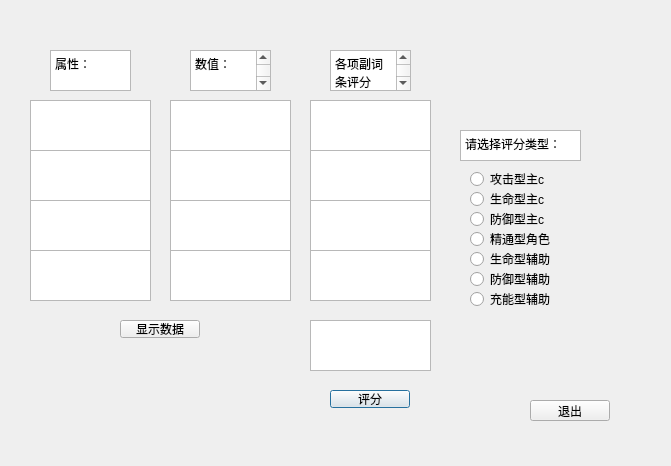
<?xml version="1.0" encoding="UTF-8"?>
<ui version="4.0">
 <class>score</class>
 <widget class="QDialog" name="score">
  <property name="geometry">
   <rect>
    <x>0</x>
    <y>0</y>
    <width>671</width>
    <height>466</height>
   </rect>
  </property>
  <property name="windowTitle">
   <string>Dialog</string>
  </property>
  <widget class="QTextEdit" name="textEdit_8">
   <property name="geometry">
    <rect>
     <x>50</x>
     <y>50</y>
     <width>81</width>
     <height>41</height>
    </rect>
   </property>
   <property name="html">
    <string>&lt;!DOCTYPE HTML PUBLIC &quot;-//W3C//DTD HTML 4.0//EN&quot; &quot;http://www.w3.org/TR/REC-html40/strict.dtd&quot;&gt;
&lt;html&gt;&lt;head&gt;&lt;meta name=&quot;qrichtext&quot; content=&quot;1&quot; /&gt;&lt;meta charset=&quot;utf-8&quot; /&gt;&lt;style type=&quot;text/css&quot;&gt;
p, li { white-space: pre-wrap; }
hr { height: 1px; border-width: 0; }
li.unchecked::marker { content: &quot;\2610&quot;; }
li.checked::marker { content: &quot;\2612&quot;; }
&lt;/style&gt;&lt;/head&gt;&lt;body style=&quot; font-family:'Microsoft YaHei UI'; font-size:9pt; font-weight:400; font-style:normal;&quot;&gt;
&lt;p style=&quot; margin-top:0px; margin-bottom:0px; margin-left:0px; margin-right:0px; -qt-block-indent:0; text-indent:0px;&quot;&gt;属性：&lt;/p&gt;&lt;/body&gt;&lt;/html&gt;</string>
   </property>
  </widget>
  <widget class="QTextBrowser" name="fenw1">
   <property name="geometry">
    <rect>
     <x>30</x>
     <y>100</y>
     <width>121</width>
     <height>51</height>
    </rect>
   </property>
  </widget>
  <widget class="QTextBrowser" name="fenw3">
   <property name="geometry">
    <rect>
     <x>30</x>
     <y>200</y>
     <width>121</width>
     <height>51</height>
    </rect>
   </property>
  </widget>
  <widget class="QRadioButton" name="fangyu_c">
   <property name="geometry">
    <rect>
     <x>470</x>
     <y>210</y>
     <width>81</width>
     <height>18</height>
    </rect>
   </property>
   <property name="text">
    <string>防御型主c</string>
   </property>
  </widget>
  <widget class="QTextBrowser" name="fen3">
   <property name="geometry">
    <rect>
     <x>310</x>
     <y>200</y>
     <width>121</width>
     <height>51</height>
    </rect>
   </property>
  </widget>
  <widget class="QTextEdit" name="textEdit_10">
   <property name="geometry">
    <rect>
     <x>330</x>
     <y>50</y>
     <width>81</width>
     <height>41</height>
    </rect>
   </property>
   <property name="html">
    <string>&lt;!DOCTYPE HTML PUBLIC &quot;-//W3C//DTD HTML 4.0//EN&quot; &quot;http://www.w3.org/TR/REC-html40/strict.dtd&quot;&gt;
&lt;html&gt;&lt;head&gt;&lt;meta name=&quot;qrichtext&quot; content=&quot;1&quot; /&gt;&lt;meta charset=&quot;utf-8&quot; /&gt;&lt;style type=&quot;text/css&quot;&gt;
p, li { white-space: pre-wrap; }
hr { height: 1px; border-width: 0; }
li.unchecked::marker { content: &quot;\2610&quot;; }
li.checked::marker { content: &quot;\2612&quot;; }
&lt;/style&gt;&lt;/head&gt;&lt;body style=&quot; font-family:'Microsoft YaHei UI'; font-size:9pt; font-weight:400; font-style:normal;&quot;&gt;
&lt;p style=&quot; margin-top:0px; margin-bottom:0px; margin-left:0px; margin-right:0px; -qt-block-indent:0; text-indent:0px;&quot;&gt;各项副词条评分&lt;/p&gt;&lt;/body&gt;&lt;/html&gt;</string>
   </property>
  </widget>
  <widget class="QRadioButton" name="gongji_c">
   <property name="geometry">
    <rect>
     <x>470</x>
     <y>170</y>
     <width>81</width>
     <height>18</height>
    </rect>
   </property>
   <property name="text">
    <string>攻击型主c</string>
   </property>
  </widget>
  <widget class="QTextBrowser" name="fenn2">
   <property name="geometry">
    <rect>
     <x>170</x>
     <y>150</y>
     <width>121</width>
     <height>51</height>
    </rect>
   </property>
  </widget>
  <widget class="QRadioButton" name="shengming_fu">
   <property name="geometry">
    <rect>
     <x>470</x>
     <y>250</y>
     <width>81</width>
     <height>18</height>
    </rect>
   </property>
   <property name="text">
    <string>生命型辅助</string>
   </property>
  </widget>
  <widget class="QTextBrowser" name="fenn4">
   <property name="geometry">
    <rect>
     <x>170</x>
     <y>250</y>
     <width>121</width>
     <height>51</height>
    </rect>
   </property>
  </widget>
  <widget class="QTextBrowser" name="fenn3">
   <property name="geometry">
    <rect>
     <x>170</x>
     <y>200</y>
     <width>121</width>
     <height>51</height>
    </rect>
   </property>
  </widget>
  <widget class="QTextBrowser" name="fenw4">
   <property name="geometry">
    <rect>
     <x>30</x>
     <y>250</y>
     <width>121</width>
     <height>51</height>
    </rect>
   </property>
  </widget>
  <widget class="QTextBrowser" name="fen2">
   <property name="geometry">
    <rect>
     <x>310</x>
     <y>150</y>
     <width>121</width>
     <height>51</height>
    </rect>
   </property>
  </widget>
  <widget class="QTextBrowser" name="fen1">
   <property name="geometry">
    <rect>
     <x>310</x>
     <y>100</y>
     <width>121</width>
     <height>51</height>
    </rect>
   </property>
  </widget>
  <widget class="QTextBrowser" name="fenw2">
   <property name="geometry">
    <rect>
     <x>30</x>
     <y>150</y>
     <width>121</width>
     <height>51</height>
    </rect>
   </property>
  </widget>
  <widget class="QTextBrowser" name="textBrowser_3">
   <property name="geometry">
    <rect>
     <x>460</x>
     <y>130</y>
     <width>121</width>
     <height>31</height>
    </rect>
   </property>
   <property name="html">
    <string>&lt;!DOCTYPE HTML PUBLIC &quot;-//W3C//DTD HTML 4.0//EN&quot; &quot;http://www.w3.org/TR/REC-html40/strict.dtd&quot;&gt;
&lt;html&gt;&lt;head&gt;&lt;meta name=&quot;qrichtext&quot; content=&quot;1&quot; /&gt;&lt;meta charset=&quot;utf-8&quot; /&gt;&lt;style type=&quot;text/css&quot;&gt;
p, li { white-space: pre-wrap; }
hr { height: 1px; border-width: 0; }
li.unchecked::marker { content: &quot;\2610&quot;; }
li.checked::marker { content: &quot;\2612&quot;; }
&lt;/style&gt;&lt;/head&gt;&lt;body style=&quot; font-family:'Microsoft YaHei UI'; font-size:9pt; font-weight:400; font-style:normal;&quot;&gt;
&lt;p style=&quot; margin-top:0px; margin-bottom:0px; margin-left:0px; margin-right:0px; -qt-block-indent:0; text-indent:0px;&quot;&gt;请选择评分类型：&lt;/p&gt;&lt;/body&gt;&lt;/html&gt;</string>
   </property>
  </widget>
  <widget class="QRadioButton" name="chongneng_fu">
   <property name="geometry">
    <rect>
     <x>470</x>
     <y>290</y>
     <width>81</width>
     <height>18</height>
    </rect>
   </property>
   <property name="text">
    <string>充能型辅助</string>
   </property>
  </widget>
  <widget class="QPushButton" name="pingfen">
   <property name="geometry">
    <rect>
     <x>330</x>
     <y>390</y>
     <width>80</width>
     <height>18</height>
    </rect>
   </property>
   <property name="text">
    <string>评分</string>
   </property>
  </widget>
  <widget class="QTextBrowser" name="fen_xianshi">
   <property name="geometry">
    <rect>
     <x>310</x>
     <y>320</y>
     <width>121</width>
     <height>51</height>
    </rect>
   </property>
  </widget>
  <widget class="QRadioButton" name="jingtong_c">
   <property name="geometry">
    <rect>
     <x>470</x>
     <y>230</y>
     <width>81</width>
     <height>18</height>
    </rect>
   </property>
   <property name="text">
    <string>精通型角色</string>
   </property>
  </widget>
  <widget class="QTextBrowser" name="fenn1">
   <property name="geometry">
    <rect>
     <x>170</x>
     <y>100</y>
     <width>121</width>
     <height>51</height>
    </rect>
   </property>
  </widget>
  <widget class="QPushButton" name="xianshi">
   <property name="geometry">
    <rect>
     <x>120</x>
     <y>320</y>
     <width>80</width>
     <height>18</height>
    </rect>
   </property>
   <property name="text">
    <string>显示数据</string>
   </property>
  </widget>
  <widget class="QRadioButton" name="fangyu_fu">
   <property name="geometry">
    <rect>
     <x>470</x>
     <y>270</y>
     <width>81</width>
     <height>18</height>
    </rect>
   </property>
   <property name="text">
    <string>防御型辅助</string>
   </property>
  </widget>
  <widget class="QRadioButton" name="shengming_c">
   <property name="geometry">
    <rect>
     <x>470</x>
     <y>190</y>
     <width>81</width>
     <height>18</height>
    </rect>
   </property>
   <property name="text">
    <string>生命型主c</string>
   </property>
  </widget>
  <widget class="QTextBrowser" name="fen4">
   <property name="geometry">
    <rect>
     <x>310</x>
     <y>250</y>
     <width>121</width>
     <height>51</height>
    </rect>
   </property>
  </widget>
  <widget class="QTextEdit" name="textEdit_9">
   <property name="geometry">
    <rect>
     <x>190</x>
     <y>50</y>
     <width>81</width>
     <height>41</height>
    </rect>
   </property>
   <property name="html">
    <string>&lt;!DOCTYPE HTML PUBLIC &quot;-//W3C//DTD HTML 4.0//EN&quot; &quot;http://www.w3.org/TR/REC-html40/strict.dtd&quot;&gt;
&lt;html&gt;&lt;head&gt;&lt;meta name=&quot;qrichtext&quot; content=&quot;1&quot; /&gt;&lt;meta charset=&quot;utf-8&quot; /&gt;&lt;style type=&quot;text/css&quot;&gt;
p, li { white-space: pre-wrap; }
hr { height: 1px; border-width: 0; }
li.unchecked::marker { content: &quot;\2610&quot;; }
li.checked::marker { content: &quot;\2612&quot;; }
&lt;/style&gt;&lt;/head&gt;&lt;body style=&quot; font-family:'Microsoft YaHei UI'; font-size:9pt; font-weight:400; font-style:normal;&quot;&gt;
&lt;p style=&quot; margin-top:0px; margin-bottom:0px; margin-left:0px; margin-right:0px; -qt-block-indent:0; text-indent:0px;&quot;&gt;数值：&lt;/p&gt;
&lt;p style=&quot;-qt-paragraph-type:empty; margin-top:0px; margin-bottom:0px; margin-left:0px; margin-right:0px; -qt-block-indent:0; text-indent:0px;&quot;&gt;&lt;br /&gt;&lt;/p&gt;&lt;/body&gt;&lt;/html&gt;</string>
   </property>
  </widget>
  <widget class="QPushButton" name="outfen">
   <property name="geometry">
    <rect>
     <x>530</x>
     <y>400</y>
     <width>80</width>
     <height>21</height>
    </rect>
   </property>
   <property name="text">
    <string>退出</string>
   </property>
  </widget>
 </widget>
 <resources/>
 <connections/>
</ui>
